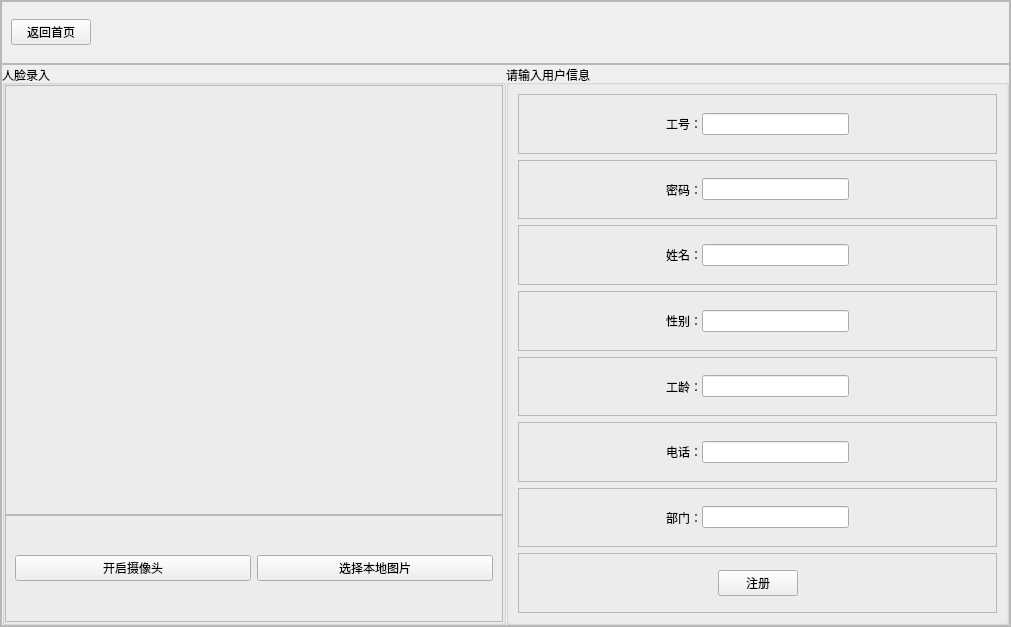
<?xml version="1.0" encoding="UTF-8"?>
<ui version="4.0">
 <class>Form</class>
 <widget class="QWidget" name="Form">
  <property name="geometry">
   <rect>
    <x>0</x>
    <y>0</y>
    <width>1011</width>
    <height>627</height>
   </rect>
  </property>
  <property name="windowTitle">
   <string>Form</string>
  </property>
  <layout class="QHBoxLayout" name="horizontalLayout">
   <property name="spacing">
    <number>0</number>
   </property>
   <property name="leftMargin">
    <number>0</number>
   </property>
   <property name="topMargin">
    <number>0</number>
   </property>
   <property name="rightMargin">
    <number>0</number>
   </property>
   <property name="bottomMargin">
    <number>0</number>
   </property>
   <item>
    <widget class="QFrame" name="frame">
     <property name="frameShape">
      <enum>QFrame::StyledPanel</enum>
     </property>
     <property name="frameShadow">
      <enum>QFrame::Raised</enum>
     </property>
     <layout class="QVBoxLayout" name="verticalLayout" stretch="1,9">
      <property name="spacing">
       <number>0</number>
      </property>
      <property name="leftMargin">
       <number>0</number>
      </property>
      <property name="topMargin">
       <number>0</number>
      </property>
      <property name="rightMargin">
       <number>0</number>
      </property>
      <property name="bottomMargin">
       <number>0</number>
      </property>
      <item>
       <widget class="QFrame" name="frame_2">
        <property name="frameShape">
         <enum>QFrame::StyledPanel</enum>
        </property>
        <property name="frameShadow">
         <enum>QFrame::Raised</enum>
        </property>
        <layout class="QHBoxLayout" name="horizontalLayout_2">
         <item>
          <widget class="QPushButton" name="backBtn">
           <property name="styleSheet">
            <string notr="true">font: 63 12pt &quot;阿里妈妈方圆体 VF SemiBold&quot;;</string>
           </property>
           <property name="text">
            <string>返回首页</string>
           </property>
          </widget>
         </item>
         <item>
          <spacer name="horizontalSpacer">
           <property name="orientation">
            <enum>Qt::Horizontal</enum>
           </property>
           <property name="sizeHint" stdset="0">
            <size>
             <width>887</width>
             <height>20</height>
            </size>
           </property>
          </spacer>
         </item>
        </layout>
       </widget>
      </item>
      <item>
       <widget class="QFrame" name="frame_3">
        <property name="frameShape">
         <enum>QFrame::StyledPanel</enum>
        </property>
        <property name="frameShadow">
         <enum>QFrame::Raised</enum>
        </property>
        <layout class="QHBoxLayout" name="horizontalLayout_3" stretch="1,1">
         <property name="spacing">
          <number>0</number>
         </property>
         <property name="leftMargin">
          <number>0</number>
         </property>
         <property name="topMargin">
          <number>0</number>
         </property>
         <property name="rightMargin">
          <number>0</number>
         </property>
         <property name="bottomMargin">
          <number>0</number>
         </property>
         <item>
          <widget class="QGroupBox" name="groupBox_2">
           <property name="styleSheet">
            <string notr="true">font: 63 10pt &quot;阿里妈妈方圆体 VF SemiBold&quot;;</string>
           </property>
           <property name="title">
            <string>人脸录入</string>
           </property>
           <layout class="QVBoxLayout" name="verticalLayout_3" stretch="4,1">
            <property name="spacing">
             <number>0</number>
            </property>
            <property name="leftMargin">
             <number>0</number>
            </property>
            <property name="topMargin">
             <number>0</number>
            </property>
            <property name="rightMargin">
             <number>0</number>
            </property>
            <property name="bottomMargin">
             <number>0</number>
            </property>
            <item>
             <widget class="QFrame" name="frame_11">
              <property name="frameShape">
               <enum>QFrame::StyledPanel</enum>
              </property>
              <property name="frameShadow">
               <enum>QFrame::Raised</enum>
              </property>
              <layout class="QHBoxLayout" name="horizontalLayout_11">
               <property name="spacing">
                <number>0</number>
               </property>
               <property name="leftMargin">
                <number>0</number>
               </property>
               <property name="topMargin">
                <number>0</number>
               </property>
               <property name="rightMargin">
                <number>0</number>
               </property>
               <property name="bottomMargin">
                <number>0</number>
               </property>
               <item>
                <widget class="QLabel" name="label_7">
                 <property name="text">
                  <string/>
                 </property>
                </widget>
               </item>
              </layout>
             </widget>
            </item>
            <item>
             <widget class="QFrame" name="frame_12">
              <property name="frameShape">
               <enum>QFrame::StyledPanel</enum>
              </property>
              <property name="frameShadow">
               <enum>QFrame::Raised</enum>
              </property>
              <layout class="QHBoxLayout" name="horizontalLayout_12">
               <item>
                <widget class="QPushButton" name="capBtn">
                 <property name="text">
                  <string>开启摄像头</string>
                 </property>
                </widget>
               </item>
               <item>
                <widget class="QPushButton" name="fileBtn">
                 <property name="text">
                  <string>选择本地图片</string>
                 </property>
                </widget>
               </item>
              </layout>
             </widget>
            </item>
           </layout>
          </widget>
         </item>
         <item>
          <widget class="QGroupBox" name="groupBox">
           <property name="styleSheet">
            <string notr="true">font: 63 10pt &quot;阿里妈妈方圆体 VF SemiBold&quot;;</string>
           </property>
           <property name="title">
            <string>请输入用户信息</string>
           </property>
           <layout class="QVBoxLayout" name="verticalLayout_2">
            <item>
             <widget class="QFrame" name="frame_4">
              <property name="frameShape">
               <enum>QFrame::StyledPanel</enum>
              </property>
              <property name="frameShadow">
               <enum>QFrame::Raised</enum>
              </property>
              <layout class="QHBoxLayout" name="horizontalLayout_4">
               <property name="spacing">
                <number>0</number>
               </property>
               <property name="leftMargin">
                <number>0</number>
               </property>
               <property name="topMargin">
                <number>0</number>
               </property>
               <property name="rightMargin">
                <number>0</number>
               </property>
               <property name="bottomMargin">
                <number>0</number>
               </property>
               <item>
                <spacer name="horizontalSpacer_4">
                 <property name="orientation">
                  <enum>Qt::Horizontal</enum>
                 </property>
                 <property name="sizeHint" stdset="0">
                  <size>
                   <width>40</width>
                   <height>20</height>
                  </size>
                 </property>
                </spacer>
               </item>
               <item>
                <widget class="QLabel" name="label">
                 <property name="text">
                  <string>工号：</string>
                 </property>
                </widget>
               </item>
               <item>
                <widget class="QLineEdit" name="work_id_lineEdit"/>
               </item>
               <item>
                <spacer name="horizontalSpacer_5">
                 <property name="orientation">
                  <enum>Qt::Horizontal</enum>
                 </property>
                 <property name="sizeHint" stdset="0">
                  <size>
                   <width>40</width>
                   <height>20</height>
                  </size>
                 </property>
                </spacer>
               </item>
              </layout>
             </widget>
            </item>
            <item>
             <widget class="QFrame" name="frame_13">
              <property name="frameShape">
               <enum>QFrame::StyledPanel</enum>
              </property>
              <property name="frameShadow">
               <enum>QFrame::Raised</enum>
              </property>
              <layout class="QHBoxLayout" name="horizontalLayout_13">
               <property name="spacing">
                <number>0</number>
               </property>
               <property name="leftMargin">
                <number>0</number>
               </property>
               <property name="topMargin">
                <number>0</number>
               </property>
               <property name="rightMargin">
                <number>0</number>
               </property>
               <property name="bottomMargin">
                <number>0</number>
               </property>
               <item>
                <spacer name="horizontalSpacer_16">
                 <property name="orientation">
                  <enum>Qt::Horizontal</enum>
                 </property>
                 <property name="sizeHint" stdset="0">
                  <size>
                   <width>40</width>
                   <height>20</height>
                  </size>
                 </property>
                </spacer>
               </item>
               <item>
                <widget class="QLabel" name="label_8">
                 <property name="text">
                  <string>密码：</string>
                 </property>
                </widget>
               </item>
               <item>
                <widget class="QLineEdit" name="pwd_lineEdit"/>
               </item>
               <item>
                <spacer name="horizontalSpacer_17">
                 <property name="orientation">
                  <enum>Qt::Horizontal</enum>
                 </property>
                 <property name="sizeHint" stdset="0">
                  <size>
                   <width>40</width>
                   <height>20</height>
                  </size>
                 </property>
                </spacer>
               </item>
              </layout>
             </widget>
            </item>
            <item>
             <widget class="QFrame" name="frame_5">
              <property name="frameShape">
               <enum>QFrame::StyledPanel</enum>
              </property>
              <property name="frameShadow">
               <enum>QFrame::Raised</enum>
              </property>
              <layout class="QHBoxLayout" name="horizontalLayout_5">
               <property name="spacing">
                <number>0</number>
               </property>
               <property name="leftMargin">
                <number>0</number>
               </property>
               <property name="topMargin">
                <number>0</number>
               </property>
               <property name="rightMargin">
                <number>0</number>
               </property>
               <property name="bottomMargin">
                <number>0</number>
               </property>
               <item>
                <spacer name="horizontalSpacer_6">
                 <property name="orientation">
                  <enum>Qt::Horizontal</enum>
                 </property>
                 <property name="sizeHint" stdset="0">
                  <size>
                   <width>40</width>
                   <height>20</height>
                  </size>
                 </property>
                </spacer>
               </item>
               <item>
                <widget class="QLabel" name="label_2">
                 <property name="text">
                  <string>姓名：</string>
                 </property>
                </widget>
               </item>
               <item>
                <widget class="QLineEdit" name="name_lineEdit"/>
               </item>
               <item>
                <spacer name="horizontalSpacer_7">
                 <property name="orientation">
                  <enum>Qt::Horizontal</enum>
                 </property>
                 <property name="sizeHint" stdset="0">
                  <size>
                   <width>40</width>
                   <height>20</height>
                  </size>
                 </property>
                </spacer>
               </item>
              </layout>
             </widget>
            </item>
            <item>
             <widget class="QFrame" name="frame_6">
              <property name="frameShape">
               <enum>QFrame::StyledPanel</enum>
              </property>
              <property name="frameShadow">
               <enum>QFrame::Raised</enum>
              </property>
              <layout class="QHBoxLayout" name="horizontalLayout_6">
               <property name="spacing">
                <number>0</number>
               </property>
               <property name="leftMargin">
                <number>0</number>
               </property>
               <property name="topMargin">
                <number>0</number>
               </property>
               <property name="rightMargin">
                <number>0</number>
               </property>
               <property name="bottomMargin">
                <number>0</number>
               </property>
               <item>
                <spacer name="horizontalSpacer_8">
                 <property name="orientation">
                  <enum>Qt::Horizontal</enum>
                 </property>
                 <property name="sizeHint" stdset="0">
                  <size>
                   <width>40</width>
                   <height>20</height>
                  </size>
                 </property>
                </spacer>
               </item>
               <item>
                <widget class="QLabel" name="label_3">
                 <property name="text">
                  <string>性别：</string>
                 </property>
                </widget>
               </item>
               <item>
                <widget class="QLineEdit" name="gender_lineEdit"/>
               </item>
               <item>
                <spacer name="horizontalSpacer_9">
                 <property name="orientation">
                  <enum>Qt::Horizontal</enum>
                 </property>
                 <property name="sizeHint" stdset="0">
                  <size>
                   <width>40</width>
                   <height>20</height>
                  </size>
                 </property>
                </spacer>
               </item>
              </layout>
             </widget>
            </item>
            <item>
             <widget class="QFrame" name="frame_7">
              <property name="frameShape">
               <enum>QFrame::StyledPanel</enum>
              </property>
              <property name="frameShadow">
               <enum>QFrame::Raised</enum>
              </property>
              <layout class="QHBoxLayout" name="horizontalLayout_7">
               <property name="spacing">
                <number>0</number>
               </property>
               <property name="leftMargin">
                <number>0</number>
               </property>
               <property name="topMargin">
                <number>0</number>
               </property>
               <property name="rightMargin">
                <number>0</number>
               </property>
               <property name="bottomMargin">
                <number>0</number>
               </property>
               <item>
                <spacer name="horizontalSpacer_10">
                 <property name="orientation">
                  <enum>Qt::Horizontal</enum>
                 </property>
                 <property name="sizeHint" stdset="0">
                  <size>
                   <width>40</width>
                   <height>20</height>
                  </size>
                 </property>
                </spacer>
               </item>
               <item>
                <widget class="QLabel" name="label_4">
                 <property name="text">
                  <string>工龄：</string>
                 </property>
                </widget>
               </item>
               <item>
                <widget class="QLineEdit" name="work_age_lineEdit"/>
               </item>
               <item>
                <spacer name="horizontalSpacer_13">
                 <property name="orientation">
                  <enum>Qt::Horizontal</enum>
                 </property>
                 <property name="sizeHint" stdset="0">
                  <size>
                   <width>40</width>
                   <height>20</height>
                  </size>
                 </property>
                </spacer>
               </item>
              </layout>
             </widget>
            </item>
            <item>
             <widget class="QFrame" name="frame_8">
              <property name="frameShape">
               <enum>QFrame::StyledPanel</enum>
              </property>
              <property name="frameShadow">
               <enum>QFrame::Raised</enum>
              </property>
              <layout class="QHBoxLayout" name="horizontalLayout_8">
               <property name="spacing">
                <number>0</number>
               </property>
               <property name="leftMargin">
                <number>0</number>
               </property>
               <property name="topMargin">
                <number>0</number>
               </property>
               <property name="rightMargin">
                <number>0</number>
               </property>
               <property name="bottomMargin">
                <number>0</number>
               </property>
               <item>
                <spacer name="horizontalSpacer_11">
                 <property name="orientation">
                  <enum>Qt::Horizontal</enum>
                 </property>
                 <property name="sizeHint" stdset="0">
                  <size>
                   <width>40</width>
                   <height>20</height>
                  </size>
                 </property>
                </spacer>
               </item>
               <item>
                <widget class="QLabel" name="label_5">
                 <property name="text">
                  <string>电话：</string>
                 </property>
                </widget>
               </item>
               <item>
                <widget class="QLineEdit" name="phone_lineEdit"/>
               </item>
               <item>
                <spacer name="horizontalSpacer_14">
                 <property name="orientation">
                  <enum>Qt::Horizontal</enum>
                 </property>
                 <property name="sizeHint" stdset="0">
                  <size>
                   <width>40</width>
                   <height>20</height>
                  </size>
                 </property>
                </spacer>
               </item>
              </layout>
             </widget>
            </item>
            <item>
             <widget class="QFrame" name="frame_9">
              <property name="frameShape">
               <enum>QFrame::StyledPanel</enum>
              </property>
              <property name="frameShadow">
               <enum>QFrame::Raised</enum>
              </property>
              <layout class="QHBoxLayout" name="horizontalLayout_9">
               <property name="spacing">
                <number>0</number>
               </property>
               <property name="leftMargin">
                <number>0</number>
               </property>
               <property name="topMargin">
                <number>0</number>
               </property>
               <property name="rightMargin">
                <number>0</number>
               </property>
               <property name="bottomMargin">
                <number>0</number>
               </property>
               <item>
                <spacer name="horizontalSpacer_12">
                 <property name="orientation">
                  <enum>Qt::Horizontal</enum>
                 </property>
                 <property name="sizeHint" stdset="0">
                  <size>
                   <width>40</width>
                   <height>20</height>
                  </size>
                 </property>
                </spacer>
               </item>
               <item>
                <widget class="QLabel" name="label_6">
                 <property name="text">
                  <string>部门：</string>
                 </property>
                </widget>
               </item>
               <item>
                <widget class="QLineEdit" name="department_lineEdit"/>
               </item>
               <item>
                <spacer name="horizontalSpacer_15">
                 <property name="orientation">
                  <enum>Qt::Horizontal</enum>
                 </property>
                 <property name="sizeHint" stdset="0">
                  <size>
                   <width>40</width>
                   <height>20</height>
                  </size>
                 </property>
                </spacer>
               </item>
              </layout>
             </widget>
            </item>
            <item>
             <widget class="QFrame" name="frame_10">
              <property name="frameShape">
               <enum>QFrame::StyledPanel</enum>
              </property>
              <property name="frameShadow">
               <enum>QFrame::Raised</enum>
              </property>
              <layout class="QHBoxLayout" name="horizontalLayout_10">
               <property name="spacing">
                <number>0</number>
               </property>
               <property name="leftMargin">
                <number>0</number>
               </property>
               <property name="topMargin">
                <number>0</number>
               </property>
               <property name="rightMargin">
                <number>0</number>
               </property>
               <property name="bottomMargin">
                <number>0</number>
               </property>
               <item>
                <spacer name="horizontalSpacer_2">
                 <property name="orientation">
                  <enum>Qt::Horizontal</enum>
                 </property>
                 <property name="sizeHint" stdset="0">
                  <size>
                   <width>40</width>
                   <height>20</height>
                  </size>
                 </property>
                </spacer>
               </item>
               <item>
                <widget class="QPushButton" name="enrollBtn">
                 <property name="text">
                  <string>注册</string>
                 </property>
                </widget>
               </item>
               <item>
                <spacer name="horizontalSpacer_3">
                 <property name="orientation">
                  <enum>Qt::Horizontal</enum>
                 </property>
                 <property name="sizeHint" stdset="0">
                  <size>
                   <width>40</width>
                   <height>20</height>
                  </size>
                 </property>
                </spacer>
               </item>
              </layout>
             </widget>
            </item>
           </layout>
          </widget>
         </item>
        </layout>
       </widget>
      </item>
     </layout>
    </widget>
   </item>
  </layout>
 </widget>
 <resources/>
 <connections/>
</ui>
